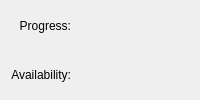
                                                <widget class="QWidget" name="groupBar" native="true">
                                                    <layout class="QGridLayout" name="groupBarLayout">
                                                        <property name="topMargin">
                                                            <number>4</number>
                                                        </property>
                                                        <property name="bottomMargin">
                                                            <number>4</number>
                                                        </property>
                                                        <item row="0" column="0">
                                                            <widget class="QLabel" name="labelDownloadedPieces">
                                                                <property name="sizePolicy">
                                                                    <sizepolicy hsizetype="Minimum" vsizetype="Preferred">
                                                                        <horstretch>0</horstretch>
                                                                        <verstretch>0</verstretch>
                                                                    </sizepolicy>
                                                                </property>
                                                                <property name="text">
                                                                    <string>Progress:</string>
                                                                </property>
                                                                <property name="alignment">
                                                                    <set>Qt::AlignRight|Qt::AlignTrailing|Qt::AlignVCenter</set>
                                                                </property>
                                                            </widget>
                                                        </item>
                                                        <item row="0" column="2">
                                                            <widget class="QLabel" name="labelProgressVal">
                                                                <property name="sizePolicy">
                                                                    <sizepolicy hsizetype="Minimum" vsizetype="Preferred">
                                                                        <horstretch>0</horstretch>
                                                                        <verstretch>0</verstretch>
                                                                    </sizepolicy>
                                                                </property>
                                                                <property name="textFormat">
                                                                    <enum>Qt::PlainText</enum>
                                                                </property>
                                                            </widget>
                                                        </item>
                                                        <item row="1" column="0">
                                                            <widget class="QLabel" name="labelPiecesAvailability">
                                                                <property name="sizePolicy">
                                                                    <sizepolicy hsizetype="Minimum" vsizetype="Preferred">
                                                                        <horstretch>0</horstretch>
                                                                        <verstretch>0</verstretch>
                                                                    </sizepolicy>
                                                                </property>
                                                                <property name="text">
                                                                    <string>Availability:</string>
                                                                </property>
                                                                <property name="alignment">
                                                                    <set>Qt::AlignRight|Qt::AlignTrailing|Qt::AlignVCenter</set>
                                                                </property>
                                                            </widget>
                                                        </item>
                                                        <item row="1" column="2">
                                                            <widget class="QLabel" name="labelAverageAvailabilityVal">
                                                                <property name="sizePolicy">
                                                                    <sizepolicy hsizetype="Minimum" vsizetype="Preferred">
                                                                        <horstretch>0</horstretch>
                                                                        <verstretch>0</verstretch>
                                                                    </sizepolicy>
                                                                </property>
                                                                <property name="textFormat">
                                                                    <enum>Qt::PlainText</enum>
                                                                </property>
                                                            </widget>
                                                        </item>
                                                        <item row="1" column="1">
                                                            <widget class="QLabel" name="tempAvailabilityBarArea">
                                                                <property name="textFormat">
                                                                    <enum>Qt::PlainText</enum>
                                                                </property>
                                                            </widget>
                                                        </item>
                                                        <item row="0" column="1">
                                                            <widget class="QLabel" name="tempProgressBarArea">
                                                                <property name="textFormat">
                                                                    <enum>Qt::PlainText</enum>
                                                                </property>
                                                            </widget>
                                                        </item>
                                                    </layout>
                                                </widget>
